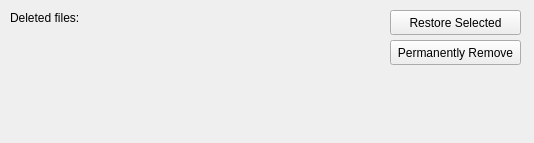
<?xml version="1.0" encoding="UTF-8"?>
<ui version="4.0">
 <class>RecycleBinView</class>
 <widget class="QWidget" name="RecycleBinView">
  <property name="geometry">
   <rect>
    <x>0</x>
    <y>0</y>
    <width>534</width>
    <height>143</height>
   </rect>
  </property>
  <property name="windowTitle">
   <string>Form</string>
  </property>
  <widget class="QPushButton" name="pushButton">
   <property name="geometry">
    <rect>
     <x>390</x>
     <y>10</y>
     <width>131</width>
     <height>25</height>
    </rect>
   </property>
   <property name="text">
    <string>Restore Selected</string>
   </property>
  </widget>
  <widget class="QPushButton" name="pushButton_2">
   <property name="geometry">
    <rect>
     <x>390</x>
     <y>40</y>
     <width>131</width>
     <height>25</height>
    </rect>
   </property>
   <property name="text">
    <string>Permanently Remove</string>
   </property>
  </widget>
  <widget class="QLabel" name="label">
   <property name="geometry">
    <rect>
     <x>10</x>
     <y>10</y>
     <width>81</width>
     <height>16</height>
    </rect>
   </property>
   <property name="text">
    <string>Deleted files:</string>
   </property>
  </widget>
 </widget>
 <resources/>
 <connections/>
</ui>
